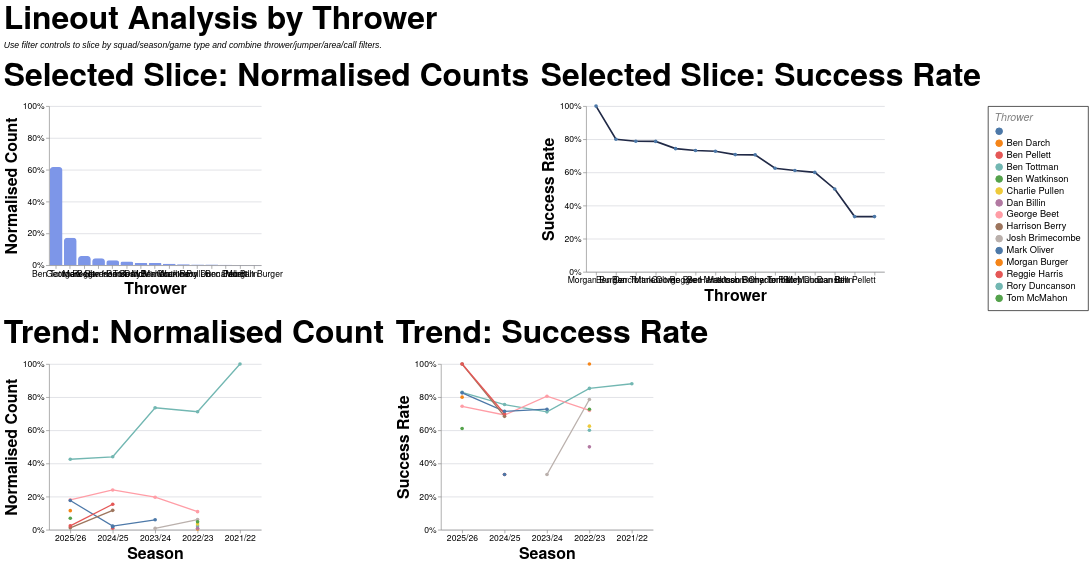

Write a Vega-Lite specification for this figure.
### Vega-Lite specification from a JSON file in a GitHub repository (floating-point values rounded to 4 significant figures; data arrays with more than 128 entries replaced by an {"elided": "..."} marker saying what was removed)
{"config": {"axis": {"labelFont": "PT Sans Narrow, Helvetica Neue, Helvetica, Arial, sans-serif", "titleFont": "PT Sans Narrow, Helvetica Neue, Helvetica, Arial, sans-serif", "labelFontSize": 13, "titleFontSize": 24, "gridColor": "#202947", "gridOpacity": 0.2, "zindex": 1}, "text": {"font": "Lato, sans-serif"}, "bar": {"cornerRadiusEnd": 5}, "header": {"labelFont": "PT Sans Narrow, Helvetica Neue, Helvetica, Arial, sans-serif", "titleFont": "PT Sans Narrow, Helvetica Neue, Helvetica, Arial, sans-serif", "labelFontSize": 24, "titleFontSize": 28, "labelFontWeight": "bold", "orient": "left"}, "legend": {"labelFont": "PT Sans Narrow, Helvetica Neue, Helvetica, Arial, sans-serif", "titleFont": "PT Sans Narrow, Helvetica Neue, Helvetica, Arial, sans-serif", "labelFontSize": 14, "titleFontSize": 16, "titlePadding": 5, "fillColor": "white", "strokeColor": "black", "padding": 10, "titleFontWeight": "lighter", "titleFontStyle": "italic", "titleColor": "gray", "offset": 10}, "title": {"font": "PT Sans Narrow, Helvetica Neue, Helvetica, Arial, sans-serif", "fontSize": 48, "fontWeight": "bold", "anchor": "start", "align": "center", "titlePadding": 20, "subtitlePadding": 10, "subtitleFontSize": 13, "subtitleColor": "", "subtitleFontStyle": "italic", "offset": 15, "color": "black"}, "axisX": {"labelAngle": 0}, "facet": {"title": null, "header": null, "align": {"row": "each", "column": "each"}, "spacing": 10}, "resolve": {"scale": {"y": "independent", "facet": "independent"}}, "background": "transparent", "scale": {"offsetBandPaddingOuter": 0.2, "offsetBandPaddingInner": 0.1}, "view": {"stroke": null, "background": "transparent"}}, "vconcat": [{"hconcat": [{"mark": {"type": "bar", "color": "#7d96e8"}, "encoding": {"tooltip": [{"field": "thrower", "title": "Thrower", "type": "nominal"}, {"field": "attempts", "format": ",.0f", "title": "Lineouts", "type": "quantitative"}, {"field": "share", "format": ".1%", "title": "Normalised Count", "type": "quantitative"}], "x": {"field": "thrower", "sort": "-y", "title": "Thrower", "type": "nominal"}, "y": {"axis": {"format": "%"}, "field": "share", "scale": {"domain": [0, 1]}, "title": "Normalised Count", "type": "quantitative"}}, "height": 240, "title": "Selected Slice: Normalised Counts", "transform": [{"filter": "(loSquad == 'All' || datum.squad == loSquad) && (loGameType == 'All' || (loGameType == 'League + Cup' && (datum.game_type == 'League' || datum.game_type == 'Cup')) || (loGameType == 'League only' && datum.game_type == 'League') || datum.game_type == loGameType) && (loOpposition == 'All' || datum.opposition == loOpposition) && (loThrower == 'All' || datum.thrower == loThrower) && (loJumper == 'All' || datum.jumper == loJumper) && (loArea == 'All' || datum.area == loArea) && (loNumbers == 'All' || datum.numbers == loNumbers) && (loCall == 'All' || datum.call == loCall) && (loCallType == 'All' || datum.call_type == loCallType)"}, {"filter": "(loSeason == 'All' || datum.season == loSeason)"}, {"aggregate": [{"op": "count", "as": "attempts"}, {"op": "sum", "field": "won", "as": "won"}], "groupby": ["thrower"]}, {"joinaggregate": [{"op": "sum", "field": "attempts", "as": "total_attempts"}]}, {"calculate": "datum.attempts / datum.total_attempts", "as": "share"}, {"calculate": "datum.won / datum.attempts", "as": "success_rate"}], "width": 320}, {"mark": {"type": "line", "color": "#202946", "point": true, "strokeWidth": 2.5}, "encoding": {"tooltip": [{"field": "thrower", "title": "Thrower", "type": "nominal"}, {"field": "won", "format": ",.0f", "title": "Won", "type": "quantitative"}, {"field": "attempts", "format": ",.0f", "title": "Lineouts", "type": "quantitative"}, {"field": "success_rate", "format": ".1%", "title": "Success Rate", "type": "quantitative"}], "x": {"field": "thrower", "sort": "-y", "title": "Thrower", "type": "nominal"}, "y": {"axis": {"format": "%"}, "field": "success_rate", "scale": {"domain": [0, 1]}, "title": "Success Rate", "type": "quantitative"}}, "height": 250, "title": "Selected Slice: Success Rate", "transform": [{"filter": "(loSquad == 'All' || datum.squad == loSquad) && (loGameType == 'All' || (loGameType == 'League + Cup' && (datum.game_type == 'League' || datum.game_type == 'Cup')) || (loGameType == 'League only' && datum.game_type == 'League') || datum.game_type == loGameType) && (loOpposition == 'All' || datum.opposition == loOpposition) && (loThrower == 'All' || datum.thrower == loThrower) && (loJumper == 'All' || datum.jumper == loJumper) && (loArea == 'All' || datum.area == loArea) && (loNumbers == 'All' || datum.numbers == loNumbers) && (loCall == 'All' || datum.call == loCall) && (loCallType == 'All' || datum.call_type == loCallType)"}, {"filter": "(loSeason == 'All' || datum.season == loSeason)"}, {"aggregate": [{"op": "count", "as": "attempts"}, {"op": "sum", "field": "won", "as": "won"}], "groupby": ["thrower"]}, {"joinaggregate": [{"op": "sum", "field": "attempts", "as": "total_attempts"}]}, {"calculate": "datum.attempts / datum.total_attempts", "as": "share"}, {"calculate": "datum.won / datum.attempts", "as": "success_rate"}], "width": {"step": 30}}], "spacing": 16}, {"hconcat": [{"mark": {"type": "line", "point": true, "strokeWidth": 2}, "encoding": {"color": {"field": "thrower", "title": "Thrower", "type": "nominal"}, "tooltip": [{"field": "season", "title": "Season", "type": "nominal"}, {"field": "thrower", "title": "Thrower", "type": "nominal"}, {"field": "attempts", "format": ",.0f", "title": "Lineouts", "type": "quantitative"}, {"field": "norm_count", "format": ".1%", "title": "Normalised Count", "type": "quantitative"}], "x": {"field": "season", "sort": "-x", "title": "Season", "type": "nominal"}, "y": {"axis": {"format": "%"}, "field": "norm_count", "scale": {"domain": [0, 1]}, "title": "Normalised Count", "type": "quantitative"}}, "height": 250, "title": "Trend: Normalised Count", "transform": [{"filter": "(loSquad == 'All' || datum.squad == loSquad) && (loGameType == 'All' || (loGameType == 'League + Cup' && (datum.game_type == 'League' || datum.game_type == 'Cup')) || (loGameType == 'League only' && datum.game_type == 'League') || datum.game_type == loGameType) && (loOpposition == 'All' || datum.opposition == loOpposition) && (loThrower == 'All' || datum.thrower == loThrower) && (loJumper == 'All' || datum.jumper == loJumper) && (loArea == 'All' || datum.area == loArea) && (loNumbers == 'All' || datum.numbers == loNumbers) && (loCall == 'All' || datum.call == loCall) && (loCallType == 'All' || datum.call_type == loCallType)"}, {"aggregate": [{"op": "count", "as": "attempts"}, {"op": "sum", "field": "won", "as": "won"}], "groupby": ["season", "thrower"]}, {"joinaggregate": [{"op": "sum", "field": "attempts", "as": "season_attempts"}], "groupby": ["season"]}, {"calculate": "datum.attempts / datum.season_attempts", "as": "norm_count"}, {"calculate": "datum.won / datum.attempts", "as": "success_rate"}], "width": 320}, {"mark": {"type": "line", "point": true, "strokeWidth": 2}, "encoding": {"color": {"field": "thrower", "title": "Thrower", "type": "nominal"}, "tooltip": [{"field": "season", "title": "Season", "type": "nominal"}, {"field": "thrower", "title": "Thrower", "type": "nominal"}, {"field": "won", "format": ",.0f", "title": "Won", "type": "quantitative"}, {"field": "attempts", "format": ",.0f", "title": "Lineouts", "type": "quantitative"}, {"field": "success_rate", "format": ".1%", "title": "Success Rate", "type": "quantitative"}], "x": {"field": "season", "sort": "-x", "title": "Season", "type": "nominal"}, "y": {"axis": {"format": "%"}, "field": "success_rate", "scale": {"domain": [0, 1]}, "title": "Success Rate", "type": "quantitative"}}, "height": 250, "title": "Trend: Success Rate", "transform": [{"filter": "(loSquad == 'All' || datum.squad == loSquad) && (loGameType == 'All' || (loGameType == 'League + Cup' && (datum.game_type == 'League' || datum.game_type == 'Cup')) || (loGameType == 'League only' && datum.game_type == 'League') || datum.game_type == loGameType) && (loOpposition == 'All' || datum.opposition == loOpposition) && (loThrower == 'All' || datum.thrower == loThrower) && (loJumper == 'All' || datum.jumper == loJumper) && (loArea == 'All' || datum.area == loArea) && (loNumbers == 'All' || datum.numbers == loNumbers) && (loCall == 'All' || datum.call == loCall) && (loCallType == 'All' || datum.call_type == loCallType)"}, {"aggregate": [{"op": "count", "as": "attempts"}, {"op": "sum", "field": "won", "as": "won"}], "groupby": ["season", "thrower"]}, {"joinaggregate": [{"op": "sum", "field": "attempts", "as": "season_attempts"}], "groupby": ["season"]}, {"calculate": "datum.attempts / datum.season_attempts", "as": "norm_count"}, {"calculate": "datum.won / datum.attempts", "as": "success_rate"}], "width": 320}], "spacing": 16}], "data": {"name": "data-86f63bd876d4d4e7b45b6196208ddd9c"}, "params": [{"name": "loSquad", "value": "All"}, {"name": "loSeason", "value": "All"}, {"name": "loGameType", "value": "All"}, {"name": "loOpposition", "value": "All"}, {"name": "loThrower", "value": "All"}, {"name": "loJumper", "value": "All"}, {"name": "loArea", "value": "All"}, {"name": "loNumbers", "value": "All"}, {"name": "loCall", "value": "All"}, {"name": "loCallType", "value": "All"}], "spacing": 22, "title": {"text": "Lineout Analysis by Thrower", "subtitle": "Use filter controls to slice by squad/season/game type and combine thrower/jumper/area/call filters."}, "$schema": "https://vega.github.io/schema/vega-lite/v5.20.1.json", "datasets": {"data-86f63bd876d4d4e7b45b6196208ddd9c": {"elided": "1291 records"}}}
